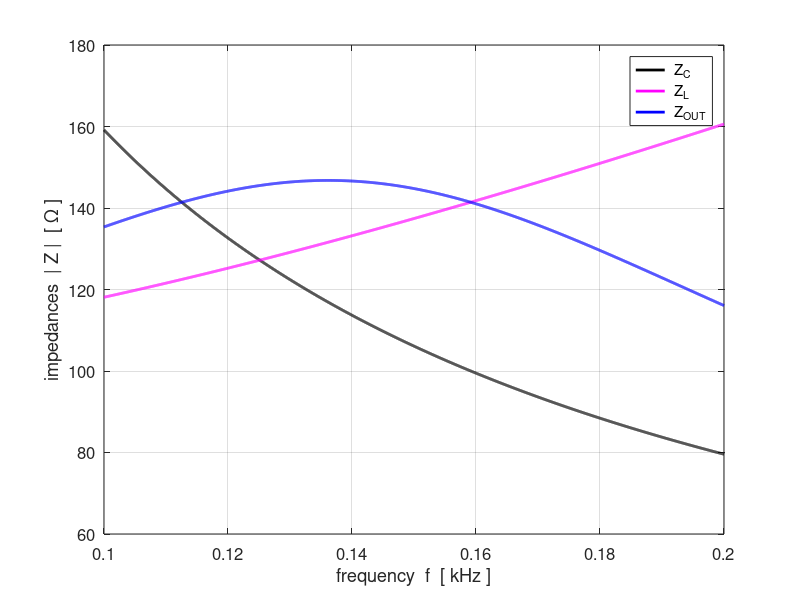

The MATLAB script that drew this image: (Note: this script raises an error after producing the figure.)
% CRLCp1.m

% Modelling a resonance circuit
% Parallel LC voltage divider circuit

% Ian Cooper
% School of Physics, University of Sydney
% email: ian.cooper@sydney.edu.au
% https://d-arora.github.io/Doing-Physics-With-Matlab/
% 171220 


clear all
close all
clc

% ========================================================================
%   INPUTS   default values [ ]
% =======================================================================
% series resistance Z1 [ 1e4 ohms]    
   RS = 1e-1;
% OUTPUT (LOAD) resistance Z2 [1e6 ohms]
   ROUT = 1e6;
% inductance and inductor resistance Z4 [10.3e-3 H  0 ohms]
   L = 100e-3;
   RL = 100;
% capacitance Z2 [10.4e-9 F]
   C = 10e-6;
% input voltage emf [10 V]
   V_IN = 1;
% frequency range [1000 to 30e3 Hz   5000]   
   fMin = 100; fMax = 200;
   N = 5000;
   
   
% =======================================================================  
%   CALCULATIONS
% =======================================================================   
   f = linspace(fMin,fMax, N); 
   w = (2*pi).*f;
   
% impedances
   Z1 = RS;                     % series resistance
   Z2 = ROUT;                   % output or load resistance
   Z3 = -1i ./ (w .*C);         % capacitive impedance (reactance)
   Z4 = RL + 1i .* w .* L;      % inductive impedance (resistance + reactance)

   Z5 = 1./ (1./Z2 + 1./Z3 + 1./Z4);    % parallel combination
   Z6 = Z1 + Z5;                        % total circuit impedance

% currents [A] and voltages [V]
   I1 = V_IN ./ Z6;
   V1 = I1 .* Z1;
   V_OUT = V_IN - V1;
   
   I2 = V_OUT ./ Z2;
   I3 = V_OUT ./ Z3;
   I4 = V_OUT ./ Z4;
     
   I_sum = abs(I1 - I2 - I3 - I4);
   
% phases
   phi_OUT = angle(V_OUT);
   phi_1   = angle(V1);
   
   theta_1 = angle(I1); 
   theta_2 = angle(I2);
   theta_3 = angle(I3);
   theta_4 = angle(I4);
   
% Resonance frequencies and Bandwidth calculations
   f0 = 1/(2*pi*sqrt(L*C));
   G_V = abs(V_OUT ./ V_IN);     % voltage gain   
   Vpeak = max(G_V);             % max voltage gain
   VG3dB = Vpeak/sqrt(2);        % 3 dB points
   k = find(G_V == Vpeak);       % index for peak voltage gain
   f_peak = f(k);                % frequency at peak
   kB = find(G_V > VG3dB);       % indices for 3dB peak
   k1 = min(kB); f1 = f(k1);
   k2 = max(kB); f2 = f(k2);
   df = f2-f1;                   % bandwidth 
   Q = f0 / df;                  % quality factor
   
   P_OUT = V_OUT .* I2;          % power delivered to load
   

% =======================================================================   
% TIME DOMAIN    select source frequency 
% =======================================================================
     fs = f_peak; kk = k;
   % fs = f1; kk = k1;
   % fs = f2; kk = k2;
   
   Ns = 500;
   ws = 2*pi*fs;
   Ts = 1/fs;
   tMin = 0;
   tMax = 3*Ts;
   t = linspace(tMin,tMax,Ns);
   
   emf = real(V_IN .* exp(1j*ws*t));
   v_OUT = real(abs(V_OUT(kk)) .* exp(1j*(ws*t + phi_OUT(kk))));
   v1 = real(abs(V1(kk)) .* exp(1j*(ws*t + phi_1(kk))));
   
   i1 = real(abs(I1(kk)) .* exp(1j*(ws*t + theta_1(kk))));
   i2 = real(abs(I2(kk)) .* exp(1j*(ws*t + theta_2(kk))));
   i3 = real(abs(I3(kk)) .* exp(1j*(ws*t + theta_3(kk))));
   i4 = real(abs(I4(kk)) .* exp(1j*(ws*t + theta_4(kk))));
   
   
% =======================================================================
%  OUTPUTS IN COMMAND WINDOW
% =======================================================================
  fprintf('theoretical resonance frequency f0 = %3.0f Hz \n',f0);
  fprintf('peak frequency f_peak = %3.0f Hz \n',f_peak);
  fprintf('half power frequencies f1 = %3.0f Hz  %3.0f  Hz \n',f1,f2);
  fprintf('bandwidth   df = %3.0f Hz \n',df);
  fprintf('quality factor  Q  =  %3.2f  \n',Q);
  fprintf('current at junction I_sum  =  %3.2f mA  \n',max(1e3*I_sum));


% =======================================================================
%   GRAPHICS
% =======================================================================
   fss = 12;
figure(1)   % impedances -----------------------------------------------
   pos = [0.07 0.05 0.30 0.33];
   set(gcf,'Units','normalized');
   set(gcf,'Position',pos);
   set(gcf,'color','w');

   xP = f./1e3; yP = abs(Z3);        % capacitve reactance
   plot(xP, yP,'k','linewidth',2);   
   hold on
   yP = abs(Z4);                     % inductive impedance
   plot(xP, yP,'m','linewidth',2);   
   yP = abs(Z5);                     % output impedance
   plot(xP, yP,'b','linewidth',2);
   legend(' Z_C',' Z_L',' Z_{OUT}');
   grid on
   xlabel('frequency  f  [ kHz ]')
   ylabel('impedances  | Z |  [ \Omega ]');
  % set(gca,'yLim',[0 2e4]);
   set(gca,'fontsize',fss)
   
figure(2)    % output voltage ------------------------------------------
   pos = [0.05 0.48 0.30 0.33];
   set(gcf,'Units','normalized');
   set(gcf,'Position',pos);
   set(gcf,'color','w');
   
   yyaxis left
   xP = f./1e3; yP = abs(G_V);
   plot(xP,yP,'b','lineWidth',2);
   %set(gca,'yLim',[0 4e4]);
    xlabel('frequency  f  [ kHz ]')
   ylabel('Gain  G_V =  |V_{OUT} /  V_{IN}|');
   ax = gca;
   ax.YAxis(1).Color = 'b';
   set(gca,'fontsize',fss);
   grid on
   
   yyaxis right
   yP = phi_OUT./pi;
   plot(xP,yP,'r','lineWidth',2);
   %set(gca,'yLim',[0 4e4]);
   ax.YAxis(2).Color = 'r';
   set(gca,'yTick',-0.5:0.25:0.5);
   set(gca,'fontsize',fss);
   ylabel('phase   \phi_{OUT}    [ rad / \pi ]');
   
figure(3)   % current source -------------------------------------------
   pos = [0.38 0.05 0.30 0.33];
   set(gcf,'Units','normalized');
   set(gcf,'Position',pos);
   set(gcf,'color','w');

   yyaxis left
   xP = f./1e3; yP = 1e3.*abs(I1);
   plot(xP,yP,'b','lineWidth',2);
   ax = gca;
   ax.YAxis(1).Color = 'b';
   set(gca,'fontsize',14);
   ylabel('source current  I_S  [mA]');
   
   xlabel('frequency  f  [ kHz ]')
   grid on
   
   yyaxis right
   yP = theta_1./pi;
   plot(xP,yP,'r','lineWidth',2);
   %set(gca,'yLim',[0 4e4]);
   ax.YAxis(2).Color = 'r';
   set(gca,'yTick',-0.5:0.25:0.5);
   set(gca,'fontsize',fss);
   ylabel('phase   \theta_{S}    [ rad / \pi ]');
  
figure(4)   % current phases -------------------------------------------
   pos = [0.38 0.48 0.30 0.33];
   set(gcf,'Units','normalized');
   set(gcf,'Position',pos);
   set(gcf,'color','w');

   xP = f./1e3; yP = theta_3 ./ pi;        
   plot(xP, yP,'k','linewidth',2);   
   hold on
   yP = theta_4 ./ pi;
   plot(xP, yP,'m','linewidth',2);  
   legend(' I_C',' I_L');
   grid on
   xlabel('frequency  f  [ kHz ]')
   ylabel('current phase    [ rad / \pi ]');
   set(gca,'fontsize',fss)   

figure(5)   % current parallel combination ------------------------------
   pos = [0.69 0.05 0.30 0.33];
   set(gcf,'Units','normalized');
   set(gcf,'Position',pos);
   set(gcf,'color','w');

   xP = f./1e3; yP = 1e3.*abs(I3);        
   plot(xP, yP,'k','linewidth',2);   
   hold on
   yP = 1e3.*abs(I4);
   plot(xP, yP,'m','linewidth',2);  
   legend(' I_C',' I_L');
   grid on
   xlabel('frequency  f  [ kHz ]')
   ylabel('current magnitude [ mA ]');
   set(gca,'fontsize',fss)
   
figure(6)   % power -----------------------------------------------------
   pos = [0.69 0.48 0.30 0.33];
   set(gcf,'Units','normalized');
   set(gcf,'Position',pos);
   set(gcf,'color','w');

   xP = f./1e3; yP = 1e3.*abs(P_OUT);        
   plot(xP, yP,'b','linewidth',2);   
      grid on
   xlabel('frequency  f  [ kHz ]')
   ylabel('P_{OUT}   [ mW ]');
   set(gca,'fontsize',fss)   
   
figure (7)   % voltages: time domain -------------------------------------
   pos = [0.2 0.5 0.30 0.33];
   set(gcf,'Units','normalized');
   set(gcf,'Position',pos);
   set(gcf,'color','w');

   xP = t; yP = emf;        
   plot(xP, yP,'b','linewidth',2);   
   hold on
   yP = v_OUT;
   plot(xP, yP,'r','linewidth',2); 
   yP = v1;
   plot(xP, yP,'k','linewidth',2); 
   set(gca,'xLIm',[0 tMax]);
   
   legend(' emf',' v_{OUT}', ' v_1');
   grid on
   xlabel('time [ s ]')
   ylabel('voltages  V  [ V ]');
   
   tm1 = 'f  =  ';
   tm2 = num2str(fs, '%3.0f \n');
   tm3 = '  Hz';
   tm = [tm1 tm2 tm3];
   h_text = text(1e-5,8,tm);
   set(h_text,'fontsize',fss);
   
   set(gca,'fontsize',fss)      

   
   figure (8)   % currrents: time domain ---------------------------------
   pos = [0.6 0.5 0.30 0.33];
   set(gcf,'Units','normalized');
   set(gcf,'Position',pos);
   set(gcf,'color','w');

   i2Max = max(i2).*1e3;
   mt1 = 'i_{OUTmax}  =  ';
   mt2 = num2str(i2Max,'%3.3f \n');
   mt3 = '  mA';
   mt = [mt1 mt2 mt3];
   
   xP = t; yP = 1e3.*i1;        
   plot(xP, yP,'b','linewidth',2);   
   hold on
   yP = 1e3.*i2;
   plot(xP, yP,'r','linewidth',2); 
   yP = 1e3.*i3;
   plot(xP, yP,'k','linewidth',2);
   yP = 1e3.*i4;
   plot(xP, yP,'m','linewidth',2);
   set(gca,'xLIm',[0 tMax]);
   legend(' i_S',' i_{OUT}', ' i_C',' i_L');
   grid on
   xlabel('time [ s ]')
   ylabel('currents   I  [ mA ]');
   title(mt,'fontweight','normal');
   
   tm1 = 'f  =  ';
   tm2 = num2str(fs, '%3.0f \n');
   tm3 = '  Hz';
   tm = [tm1 tm2 tm3];
   h_text = text(1e-5,8,tm);
   set(h_text,'fontsize',fss);
   set(gca,'yLim',[-10 10]);
   set(gca,'fontsize',fss)  
